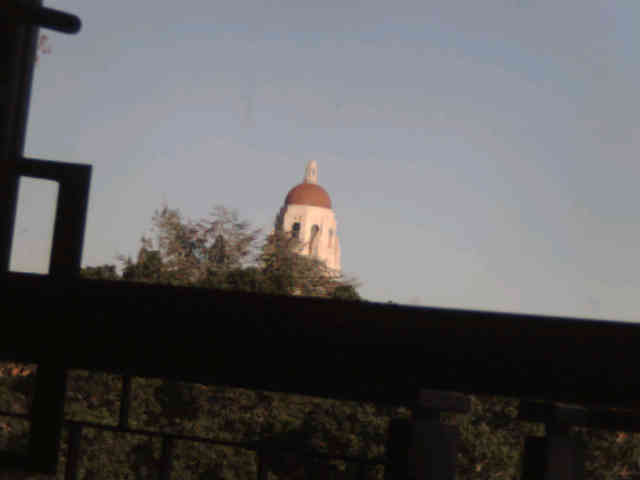
%> input picture Software/image_compression_svd/picture_out_compression30_telephoto_1.jpeg, 640 x 480 px
$ octave image_compression.m   (GNU Octave 9; MATLAB toolbox functions it lacks are replaced by stand-ins)
%> lines starting %> are read from the running program, lines starting %| are printed output that depends on the picture
full_rgb = imread('picture_out_compression30_telephoto_1.jpeg');
%> full_rgb is the input picture: size 480x640x3 uint8; mean R, G, B 94.8, 93.9, 95.6
R_matrix = full_rgb(:,:,1);
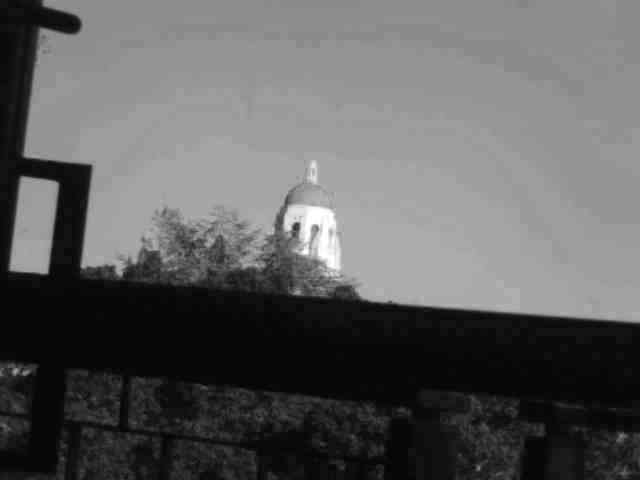
%> R_matrix: size 480x640 uint8; min 0, max 255, mean 94.8
G_matrix = full_rgb(:,:,2);
B_matrix = full_rgb(:,:,3);
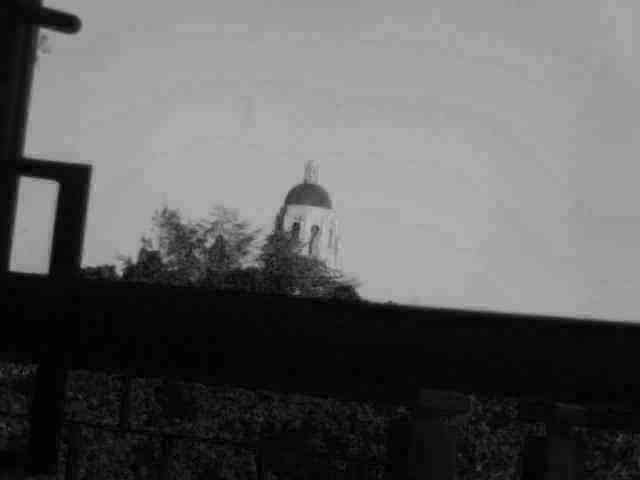
%> B_matrix: size 480x640 uint8; min 0, max 193, mean 95.6

[U_R, S_R, V_R] = svd(single(R_matrix));
[U_G, S_G, V_G] = svd(single(G_matrix));
[U_B, S_B, V_B] = svd(single(B_matrix));

S_R_new = zeros(480, 640);
S_G_new = zeros(480, 640);
S_B_new = zeros(480, 640);

% if the singular value is less than 1% of the largest singular value, omit
for i = 1:480
    if S_R(i,i) > S_R(1,1)*0.01
        S_R_new(i,i) = S_R(i,i);
    end
    if S_G(i,i) > S_G(1,1)*0.01
        S_G_new(i,i) = S_G(i,i);
    end
    if S_B(i,i) > S_B(1,1)*0.01
        S_B_new(i,i) = S_B(i,i);
    end
end

R_matrix_new = U_R*S_R_new*V_R';
G_matrix_new = U_G*S_G_new*V_G';
B_matrix_new = U_B*S_B_new*V_B';

full_rgb_new(:,:,1) = uint8(R_matrix_new);
full_rgb_new(:,:,2) = uint8(G_matrix_new);
full_rgb_new(:,:,3) = uint8(B_matrix_new);
%> full_rgb_new: size 480x640x3 uint8
imwrite(full_rgb_new,'picture_out_compression30_telephoto_1_recreated.jpeg')
